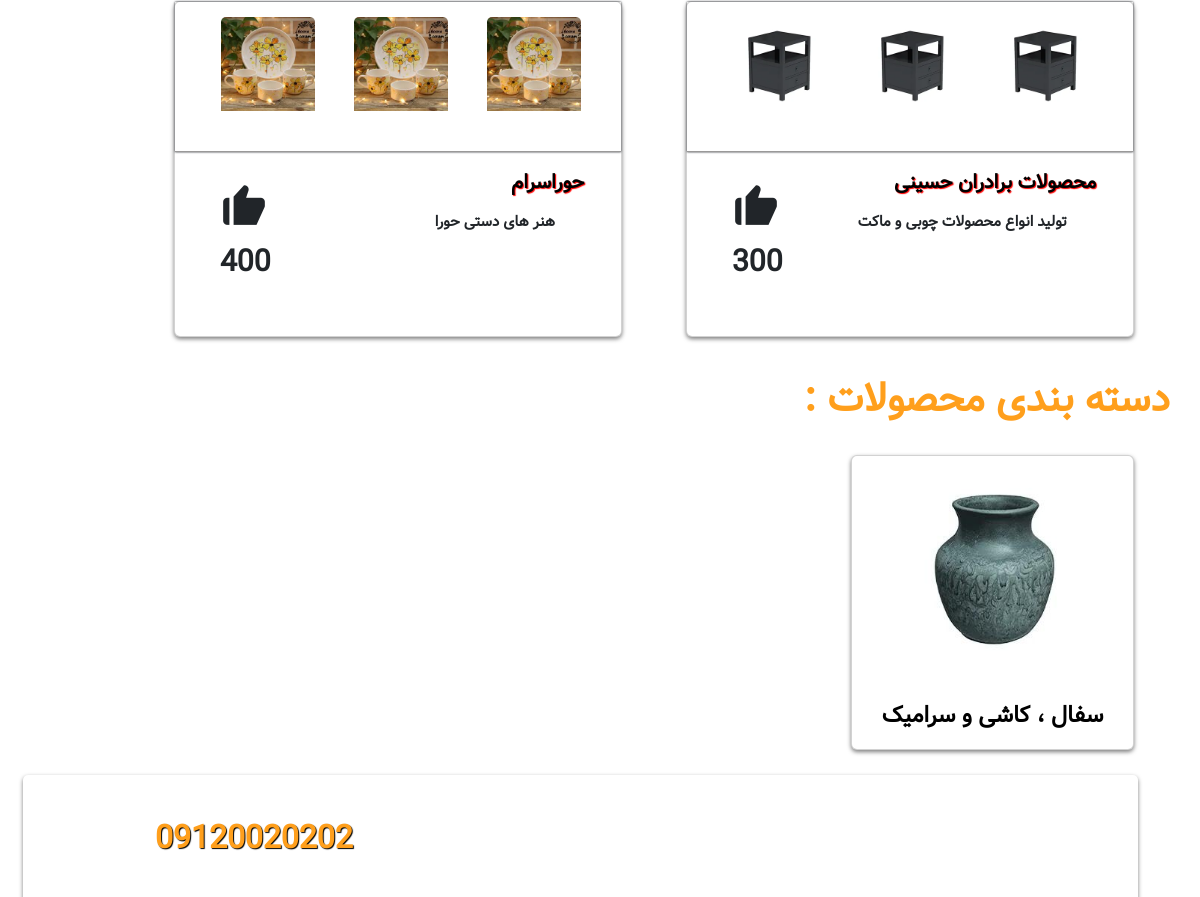
The app's page / (middle part), older data.
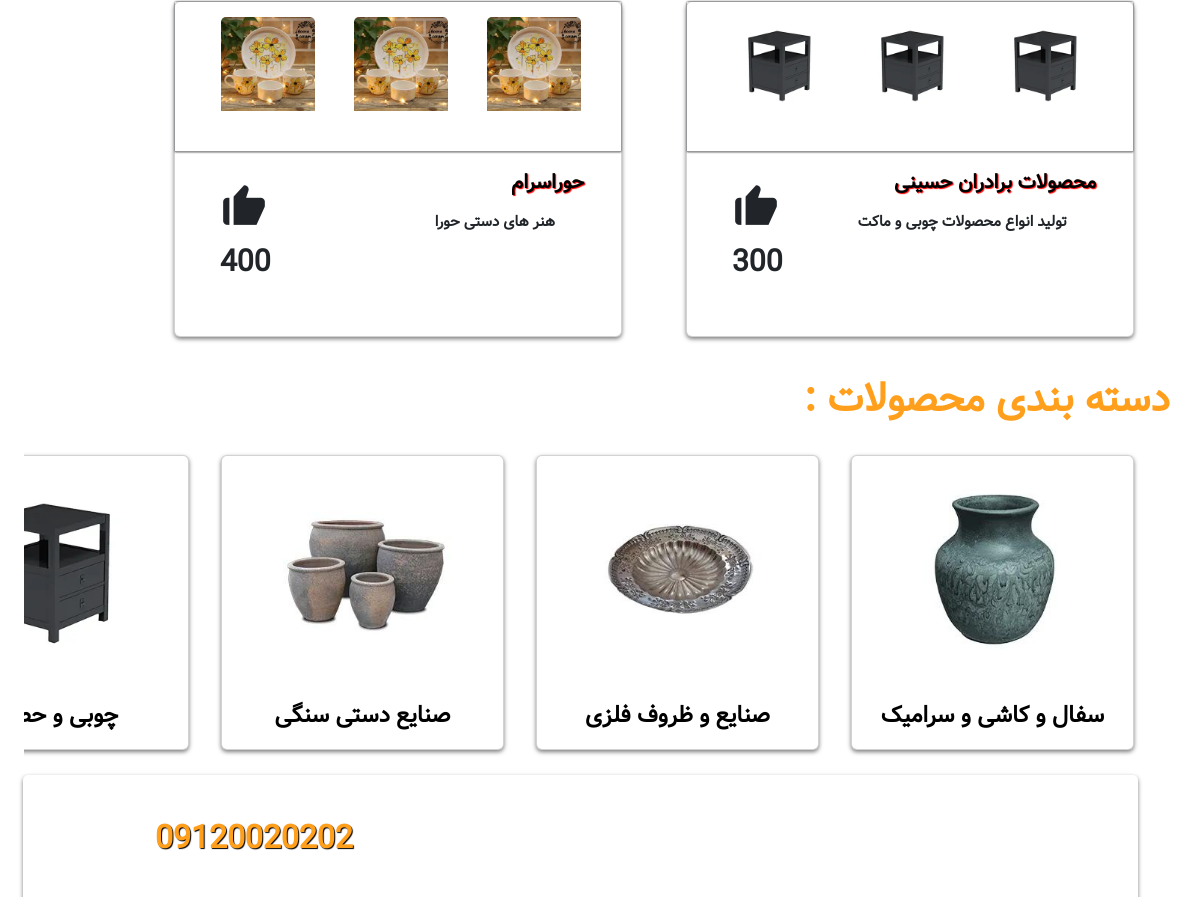
The same page, newer data.
### Store/models.py (models this page shows, shortened)
class Booth(models.Model):
    name = models.CharField(max_length=100)
    address = models.CharField(max_length=100)
    description = models.CharField(max_length=200)
    image = models.ImageField(upload_to='uploads/booth/' , null=True)
    likes = models.IntegerField(default=0)
    Owner=models.ForeignKey(User,on_delete=models.CASCADE)

class Category(models.Model):
    name = models.CharField(max_length=100)
    image = models.ImageField(upload_to = 'uploads/category/' , null=True)

### Store/views.py (the view)
# urls.py: path('', views.Home, name='Home'),
def Home(request):
    products=Product.objects.all()
    booth= Booth.objects.all()
    category = Category.objects.all()
    return render(request=request , template_name='Home.html' , context={'Product':products ,'Booth':booth , 'category':category})

### Cart/context_processors.py (called while the page is built)
def cart(request):
    return {'cart': Cart(request)}

### Store/templates/Home.html (shortened to what this page needs)
{% extends 'base.html' %}
{% load static %}
{% load humanize %}
{% block content %}
    <div class="Cards row">
        {% for item in Booth %}
          <div class="card Booth">
            <div class="img">
                <img class="card-img-top" src="{{ item.image.url }}" alt="Card image">
              <img class="card-img-top" src="{{ item.image.url }}" alt="Card image">
              <img class="card-img-top" src="{{ item.image.url }}" alt="Card image">
             </div>
            <div class="card-body">
              <a class="Booth-Titr">{{ item.name }}</a>
              <h4 class="Booth-p">{{ item.description }}</h4>
                <i class='bx bxs-like like-icon'></i>
                <span class="number-heart">{{ item.likes }}</span>
              </div>
            </div>
        {% endfor %}
            </div>
    <div class="Category">
      <h2 class="sub-Title">
        دسته بندی محصولات :
      </h2>
    <div class="Cards row">
        {% for item in category %}
      <div class="card col-md-2 Category" >
          <img class="card-img-top" src="{{ item.image.url }}" alt="Card image">
          <div class="card-body" style="text-align: center;">
            <a href="#" class="Onvan-Category">{{ item.name }}</a>
          </div>
        </div>
        {% endfor %}
    </div>
    </div>
    <div class="Poshtiban">
      <div class="posh-right">
      </div>
      <div class="posh-left">
        <h1>09120020202</h2>
          <div class="left-img">
          </div>
      </div>
    </div>
    {% endblock %}

Row changes from the older to the newer data that the page shows:
changed Category: name "سفال ،‌ کاشی و سرامیک" → "سفال و کاشی و سرامیک"
added Category: image (picture), name "صنایع و ظروف فلزی"
added Category: image (picture), name "صنایع دستی سنگی"
added Category: image (picture), name "چوبی و…"
